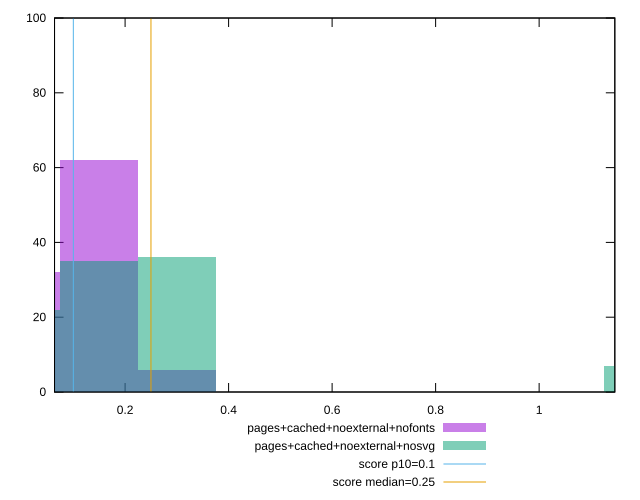

Write gnuplot code to recreate this figure.
reset

$pagesCachedNoexternalNofonts <<EOF
0.1499477896567608 62
0 32
0.2998955793135216 6
EOF

$pagesCachedNoexternalNosvg <<EOF
0 22
0.1499477896567608 35
0.2998955793135216 36
1.1995823172540865 7
EOF

set key outside below
set boxwidth 0.1499477896567608
set xrange [0.0636767578125:1.1462412516276042]
set yrange [0:100]
set trange [0:100]
set style fill transparent solid 0.5 noborder

set parametric
set terminal svg size 640, 500 enhanced background rgb 'white'
set output "reprap/cumulative-layout-shift/comparison/histogram/6_vs_7.svg"

plot $pagesCachedNoexternalNofonts title "pages+cached+noexternal+nofonts" with boxes, \
     $pagesCachedNoexternalNosvg title "pages+cached+noexternal+nosvg" with boxes, \
     0.1,t title "score p10=0.1", \
     0.25,t title "score median=0.25"

reset
